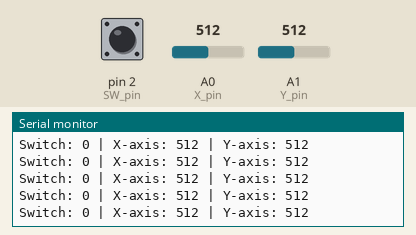
This sketch was run on a simulated Arduino Uno, built with avr-gcc and run on an emulated ATmega328P. Parts: the last lines printed to the serial monitor. The test bench sets the inputs (shaded band); at power-on: A1 (Y_pin) = 512, pin 2 (SW_pin) HIGH, A0 (X_pin) = 512.

Above: at 4.2 s.
4.3 s: A1 (Y_pin) set to 107
At 4.34 s:
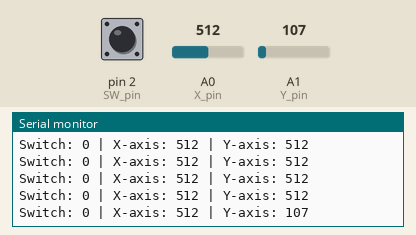
7.3 s: A1 (Y_pin) set to 89
At 7.37 s:
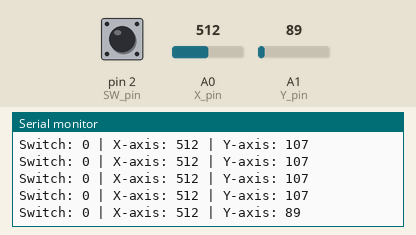
Timing chart, 0 to 10.3 s (numbered marks = the images above; inputs shaded):
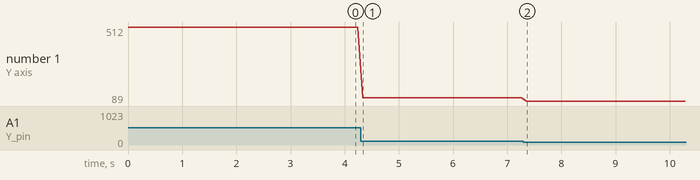

Measured:
- after the input at 4.3 s, the serial monitor: prints a new line at once (image 1)
- after the input at 7.3 s, the serial monitor: prints a new line after 0.06 s (image 2)
- plotted number 1: 512 → 107 after the input at 4.3 s, 107 → 89 after the input at 7.3 s

The sketch:

Analog_Joystick.ino
```cpp
//www.elegoo.com
//2016.12.09

// Arduino pin numbers
const int SW_pin = 2; // digital pin connected to switch output
const int X_pin = 0; // analog pin connected to X output
const int Y_pin = 1; // analog pin connected to Y output

void setup() {
  pinMode(SW_pin, INPUT);
  digitalWrite(SW_pin, HIGH);
  Serial.begin(9600);
}

void loop() {
  Serial.print("Switch: ");
  Serial.print(digitalRead(SW_pin) ^ 1);

  Serial.print(" | ");
  Serial.print("X-axis: ");
  Serial.print(analogRead(X_pin));

  Serial.print(" | ");
  Serial.print("Y-axis: ");
  Serial.println(analogRead(Y_pin));

  delay(100);
}
```
